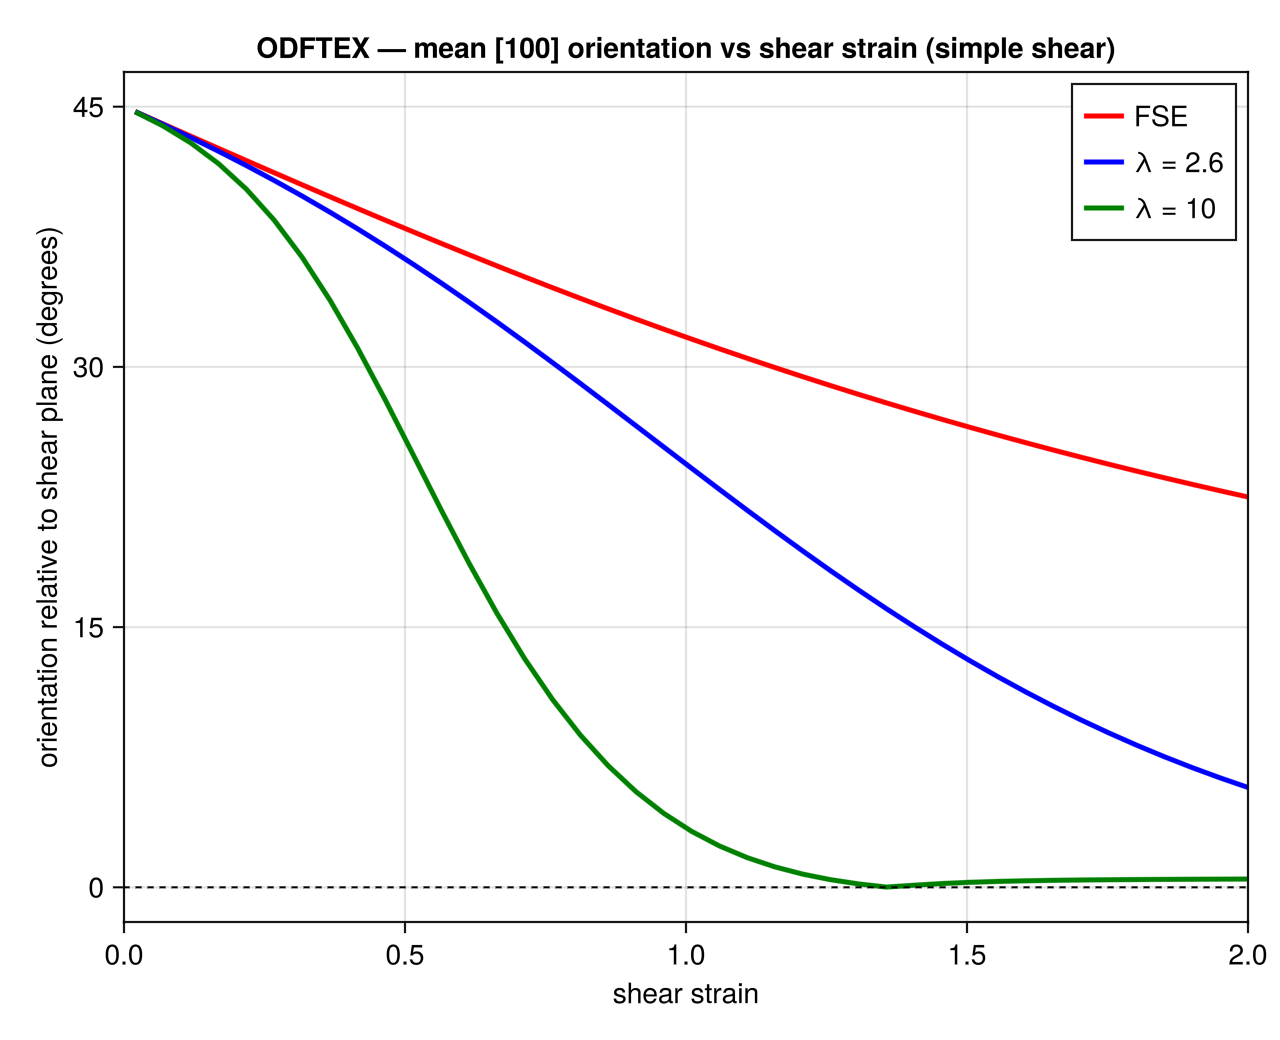

Reproduce this figure in Julia.
# Reproduce Figure 6 of Ribe, Faccenda & VanderBeek (2026, GJI) — the ODFTEX paper.
#
# Mean orientation of the olivine [100] axis relative to the shear plane, as a
# function of shear strain, in SIMPLE SHEAR (Γ = 1). Three model curves:
#   • FSE   (red)   — long axis of the finite strain ellipsoid
#   • λ=2.6 (blue)  — ODFTEX mean [100] orientation
#   • λ=10  (green) — ODFTEX mean [100] orientation
#
# The mean orientation is the leading eigenvector of the ODF-weighted orientation
# tensor ⟨a⊗a⟩ of the [100] axes (`odf_mean_axis`). The paper does not spell out
# its definition of the "expectation value of the [100] orientation"; this one
# reproduces its curves to within a few degrees (≈6° at γ = 2 for λ = 2.6, and the
# shear plane reached by γ ≈ 1.3 for λ = 10). The alternative `odf_expectation_angle`
# (mean of the folded in-plane angle) is biased towards 45° and does not.
# The experimental symbols in the paper are laboratory data and are not shown.
#
# Sense of shear: sinistral in the X–Y plane, L[1,2] = ∂vx/∂y = −2 (ε̇₀ = 1), so
# the shear strain is γ = 2τ where τ = ε̇₀ t is the dimensionless time.
#
# Run with:
#   julia --project=examples/standalone examples/standalone/odftex_fig6_orientation_vs_strain.jl

push!(LOAD_PATH, "@v#.#")

using DRex
using LinearAlgebra
using Printf

const MAKIE_BACKEND = try
    @eval using CairoMakie
    :cairo
catch
    @eval using GLMakie
    :gl
end

using DRex: init_odf, odftex_step!, fse_long_axis, odf_mean_axis

# ── Parameters ────────────────────────────────────────────────────────────────
const NBOX      = 60
const GAMMA_MAX = 2.0
const N_GAMMA   = 41                  # strain samples along the curve
const N_STEPS   = 60                  # ODFTEX steps to reach each strain
const LAMBDAS   = [(2.6, :blue, "λ = 2.6"), (10.0, :green, "λ = 10")]

# Sinistral simple shear in the X–Y plane.
const VG = [0.0 -2.0 0.0; 0.0 0.0 0.0; 0.0 0.0 0.0]

# ── Helpers ───────────────────────────────────────────────────────────────────
"""Mean [100] orientation (deg from shear plane) at strain γ."""
function a_axis_angle(λ, γ)
    τ = γ / 2
    st = init_odf(NBOX; λ = λ)
    dt = τ / N_STEPS
    for _ in 1:N_STEPS
        odftex_step!(st, VG, dt)
    end
    # Deformation plane is X–Y; X is the shear direction.
    v = odf_mean_axis(st, "a")
    a = abs(atand(v[2], v[1]))
    return a > 90 ? 180 - a : a
end

"""FSE long-axis orientation (deg from shear plane) at strain γ."""
function fse_angle(γ)
    v = fse_long_axis(exp(VG * (γ / 2)))
    a = abs(atand(v[2], v[1]))
    return a > 90 ? 180 - a : a
end

# ── Compute curves ────────────────────────────────────────────────────────────
# Sample from a small non-zero strain (the mean axis is undefined at γ=0; for
# infinitesimal strain it lies along the extension direction, at 45°).
println("Computing ODFTEX mean [100] orientation vs shear strain (nbox=$(NBOX)) …")
γs = collect(range(0.02, GAMMA_MAX; length = N_GAMMA))

fse_curve = [fse_angle(γ) for γ in γs]
λ_curves  = map(LAMBDAS) do (λ, _, _)
    @printf("  λ = %.1f …\n", λ)
    [a_axis_angle(λ, γ) for γ in γs]
end

# ── Plot ──────────────────────────────────────────────────────────────────────
fig = Figure(; size = (640, 520))
ax = Axis(fig[1, 1];
          xlabel = "shear strain", ylabel = "orientation relative to shear plane (degrees)",
          title = "ODFTEX — mean [100] orientation vs shear strain (simple shear)",
          xticks = 0:0.5:2.0, yticks = 0:15:45)
limits!(ax, 0, GAMMA_MAX, -2, 47)

lines!(ax, γs, fse_curve; color = :red, linewidth = 2.5, label = "FSE")
for ((λ, col, lab), curve) in zip(LAMBDAS, λ_curves)
    lines!(ax, γs, curve; color = col, linewidth = 2.5, label = lab)
end
hlines!(ax, [0.0]; color = :black, linestyle = :dash, linewidth = 1)
axislegend(ax; position = :rt)

outfile = joinpath(@__DIR__, "odftex_fig6_orientation_vs_strain.png")
save(outfile, fig)
println("Saved: ", outfile, "  (backend: ", MAKIE_BACKEND, ")")
@printf("  FSE @ γ=2: %.1f°,  λ=2.6 @ γ=2: %.1f°,  λ=10 @ γ=2: %.1f°\n",
        fse_curve[end], λ_curves[1][end], λ_curves[2][end])
